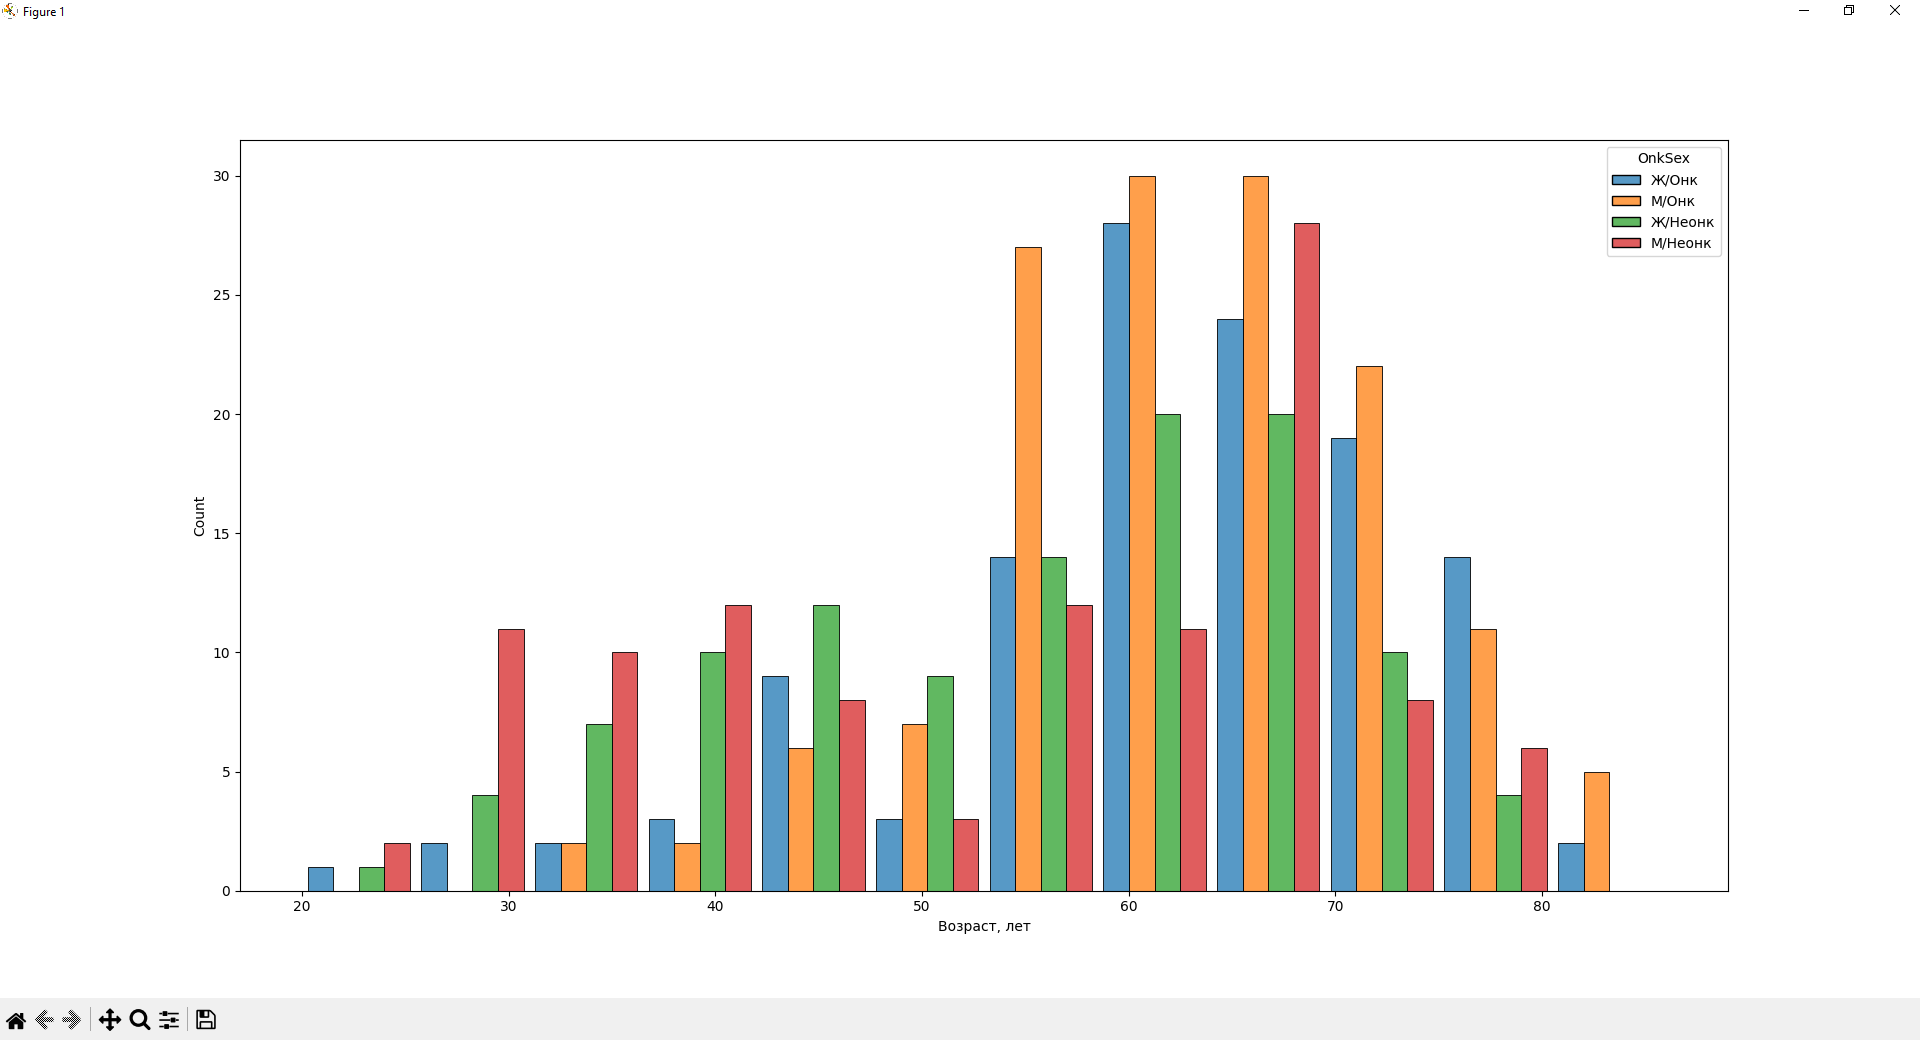

This chart was generated by the following Python code:
import pandas as pd
import numpy as np
import seaborn as sns
import matplotlib.pyplot as plt


onk = "Онк/Неонк"
onkDict = ["Неонк", "Онк"]
sex = "Пол"
age = "Возраст, лет"

df = pd.read_excel("Data_exam.xlsx", header=1)
tmpDF = df[[onk, sex, age]]
tmpDF = tmpDF.assign(OnkSex = [tmpDF.iloc[i, 1].upper() + "/" + onkDict[tmpDF.iloc[i, 0]] for i in range(len(tmpDF))])
print(tmpDF)
sns.histplot(data=tmpDF, x=age, hue="OnkSex", bins=12, multiple="dodge", shrink=0.9)
plt.show()
